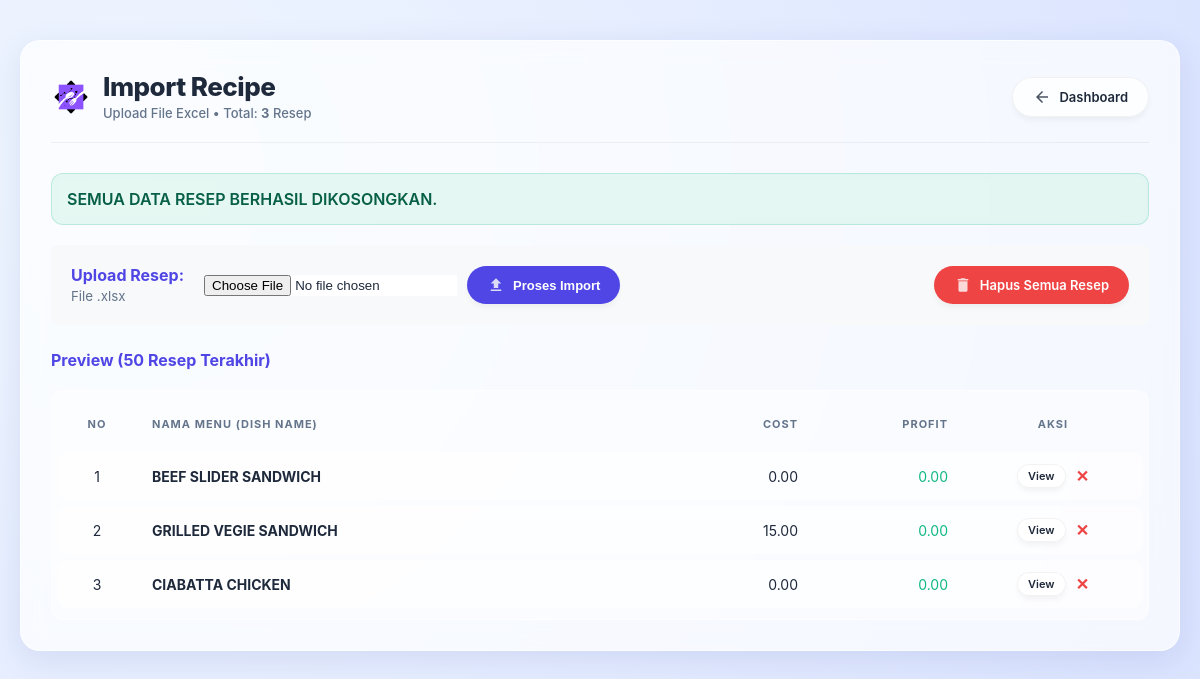
/import_recipe.php?msg=reset_success, run on the app's committed database.
### tables this page shows
CREATE TABLE recipe_headers (
        id INTEGER PRIMARY KEY AUTOINCREMENT,
        name_of_dish TEXT UNIQUE,
        portion_size REAL DEFAULT 1,
        portion_unit TEXT DEFAULT 'pax',
        selling_price_nett REAL DEFAULT 0,
        selling_price_plus_plus REAL DEFAULT 0,
        cost_per_portion REAL DEFAULT 0,
        nett_profit REAL DEFAULT 0,
        cost_percentage REAL,
        created_at DATETIME DEFAULT CURRENT_TIMESTAMP
    , variable_percent REAL DEFAULT 10);

### import_recipe.php (the view, shortened to what this page needs)
<?php
require 'db.php';
$message = "";
$messageType = "";
if (isset($_GET['msg'])) {
    if ($_GET['msg'] == 'reset_success') { $message = "SEMUA DATA RESEP BERHASIL DIKOSONGKAN."; $messageType = "success"; }
}
$recipes = $pdo->query("SELECT * FROM recipe_headers ORDER BY id DESC LIMIT 50")->fetchAll();
$total_recipes = $pdo->query("SELECT COUNT(*) FROM recipe_headers")->fetchColumn();
?>
<!DOCTYPE html>
<html lang="id">
<head>
    <link rel="stylesheet" href="style.css">
</head>
<body>
<div class="container">
    <div class="page-header">
        <div class="page-title">
            <div class="brand-wrapper">
                <img src="assets/app-logo.png" alt="Logo" class="app-logo">
                <div>
                    <h1>Import Recipe</h1>
                    <span>Upload File Excel • Total: <strong><?php echo number_format($total_recipes); ?></strong> Resep</span>
                </div>
            </div>
        </div>
        <a href="index.php" class="btn btn-secondary">
            <svg class="icon" viewBox="0 0 24 24"><path d="M20 11H7.83l5.59-5.59L12 4l-8 8 8 8 1.41-1.41L7.83 13H20v-2z"/></svg>
            Dashboard
        </a>
    </div>
    <?php if($message): ?>
        <div class="alert <?php echo $messageType; ?>"><?php echo $message; ?></div>
    <?php endif; ?>
    <div style="background: #f8f9fa; padding: 20px; border: 1px solid var(--border); border-radius: 6px; margin-bottom: 25px;">
        <div style="display:flex; justify-content:space-between; align-items:center;">
            <form method="post" enctype="multipart/form-data" style="display: flex; gap: 10px; align-items: center; flex:1;">
                <div style="margin-right:10px;">
                    <strong style="color:var(--primary);">Upload Resep:</strong><br>
                    <small style="color:var(--text-muted);">File .xlsx</small>
                </div>
                <input type="file" name="file" accept=".csv, .xlsx, .xls" required style="background:white; max-width:300px;">
                <button type="submit" name="upload" class="btn btn-primary">
                    <svg class="icon" viewBox="0 0 24 24"><path d="M9 16h6v-6h4l-7-7-7 7h4zm-4 2h14v2H5z"/></svg>
                    Proses Import
                </button>
            </form>
            <a href="import_recipe.php?action=reset_all" class="btn btn-danger"
               onclick="return confirm('PERINGATAN!\n\nAnda akan MENGHAPUS SEMUA DATA RESEP.\nMaster Item TIDAK akan terhapus.\n\nYakin?');">
               <svg class="icon" viewBox="0 0 24 24"><path d="M6 19c0 1.1.9 2 2 2h8c1.1 0 2-.9 2-2V7H6v12zM19 4h-3.5l-1-1h-5l-1 1H5v2h14V4z"/></svg>
               Hapus Semua Resep
            </a>
        </div>
    </div>
    <div style="margin-bottom:10px; display:flex; justify-content:space-between; align-items:end; border-bottom:1px solid var(--border); padding-bottom:10px;">
        <h3 style="margin:0; font-size:16px; color:var(--primary);">Preview (50 Resep Terakhir)</h3>
    </div>
    <div class="table-responsive">
        <table>
            <thead>
                <tr>
                    <th style="width:50px;" class="text-center">No</th>
                    <th>Nama Menu (Dish Name)</th>
                    <th style="width:120px;" class="text-right">Cost</th>
                    <th style="width:120px;" class="text-right">Profit</th>
                    <th style="width:150px;" class="text-center">Aksi</th>
                </tr>
            </thead>
            <tbody>
                <?php $no=1; foreach($recipes as $r): ?>
                <tr>
                    <td class="text-center text-muted"><?php echo $no++; ?></td>
                    <td>
                        <strong style="color:var(--text-main); font-size:14px;"><?php echo htmlspecialchars($r['name_of_dish']); ?></strong>
                    </td>
                    <td class="text-right font-mono">
                        <?php echo number_format($r['cost_per_portion'], 2); ?>
                    </td>
                    <td class="text-right font-mono text-bold" style="color: <?php echo ($r['nett_profit'] < 0) ? 'var(--danger)' : 'var(--success)'; ?>;">
                        <?php echo number_format($r['nett_profit'], 2); ?>
                    </td>
                    <td class="text-center">
                        <div style="display:flex; justify-content:center; gap:10px;">
                            <a href="detail.php?id=<?php echo $r['id']; ?>" class="btn btn-secondary" style="padding:4px 10px; font-size:11px;" target="_blank">View</a>
                            <a href="import_recipe.php?action=delete&id=<?php echo $r['id']; ?>"
                               onclick="return confirm('Hapus Resep ini?');"
                               style="color:var(--danger); text-decoration:none; font-weight:bold; font-size:16px; padding-top:2px;">
                               ✕
                            </a>
                        </div>
                    </td>
                </tr>
                <?php endforeach; ?>
            </tbody>
        </table>
    </div>
</div>
</body>
</html>

### style.css (style rules this page uses)
:root { --glass-bg: rgba(255, 255, 255, 0.7); --glass-border: 1px solid rgba(255, 255, 255, 0.6); --glass-shadow: 0 8px 32px 0 rgba(31, 38, 135, 0.1); --backdrop: blur(12px); --primary: #4f46e5; --primary-hover: #4338ca; --text-main: #1e293b; --text-muted: #64748b; --danger: #ef4444; --success: #10b981; --radius-l: 20px; --radius-m: 12px; --radius-s: 8px; }
body { background: linear-gradient(135deg, #fdfbfb 0%, #ebedee 100%); background: radial-gradient(circle at 10% 20%, rgb(239, 246, 255) 0%, rgb(219, 228, 255) 90%); font-family: 'Inter', 'Segoe UI', sans-serif; color: var(--text-main); margin: 0; padding: 40px 20px; min-height: 100vh; }
.container { max-width: 1300px; margin: 0 auto; background: var(--glass-bg); backdrop-filter: var(--backdrop); -webkit-backdrop-filter: var(--backdrop); border: var(--glass-border); box-shadow: var(--glass-shadow); border-radius: var(--radius-l); padding: 30px; }
.page-header { display: flex; justify-content: space-between; align-items: center; margin-bottom: 30px; border-bottom: 1px solid rgba(0,0,0,0.05); padding-bottom: 20px; }
.page-title h1 { margin: 0; font-size: 26px; font-weight: 800; color: var(--text-main); letter-spacing: -0.5px; }
.page-title span { font-size: 13px; color: var(--text-muted); font-weight: 500; }
.btn, .btn-icon, button { display: inline-flex; align-items: center; gap: 8px; padding: 10px 20px; font-size: 13px; font-weight: 600; border: none; border-radius: 50px; cursor: pointer; text-decoration: none; transition: all 0.3s ease; box-shadow: 0 4px 6px -1px rgba(0, 0, 0, 0.05); }
.btn-primary, .btn-save, .btn-search, .btn-upload { background: var(--primary); color: white; }
.btn-secondary, .btn-back { background: rgba(255,255,255,0.8); color: var(--text-main); border: 1px solid rgba(0,0,0,0.05); }
.btn-danger, .btn-reset { background: var(--danger); color: white; }
.table-responsive { background: rgba(255,255,255,0.4); border-radius: var(--radius-m); padding: 5px; border: 1px solid rgba(255,255,255,0.5); }
table { width: 100%; border-collapse: separate; border-spacing: 0 6px; margin-top: 0; }
th { padding: 15px; font-size: 11px; font-weight: 700; text-transform: uppercase; color: var(--text-muted); letter-spacing: 1px; border: none; text-align: left; }
td { background: rgba(255, 255, 255, 0.6); padding: 12px 15px; border: none; font-size: 14px; }
tr td:first-child { border-top-left-radius: 10px; border-bottom-left-radius: 10px; }
tr td:last-child { border-top-right-radius: 10px; border-bottom-right-radius: 10px; }
.alert { padding: 15px; border-radius: var(--radius-m); margin-bottom: 20px; font-weight: 600; backdrop-filter: blur(5px); }
.alert.success { background: rgba(16, 185, 129, 0.1); color: #065f46; border: 1px solid rgba(16, 185, 129, 0.2); }
.icon { width: 18px; height: 18px; fill: currentColor; opacity: 0.8; }
.text-center { text-align: center; }
.text-right { text-align: right; }
.app-logo { height: 40px; width: auto; display: block; }
.brand-wrapper { display: flex; align-items: center; gap: 12px; }

### data on the page
recipe_headers: name_of_dish "BEEF SLIDER SANDWICH", cost_per_portion "0.00", nett_profit "0.00"
recipe_headers: name_of_dish "GRILLED VEGIE SANDWICH", cost_per_portion "15.00", nett_profit "0.00"
recipe_headers: name_of_dish "CIABATTA CHICKEN", cost_per_portion "0.00", nett_profit "0.00"

### other printed values
$total_recipes "3"
$message "SEMUA DATA RESEP BERHASIL DIKOSONGKAN."
